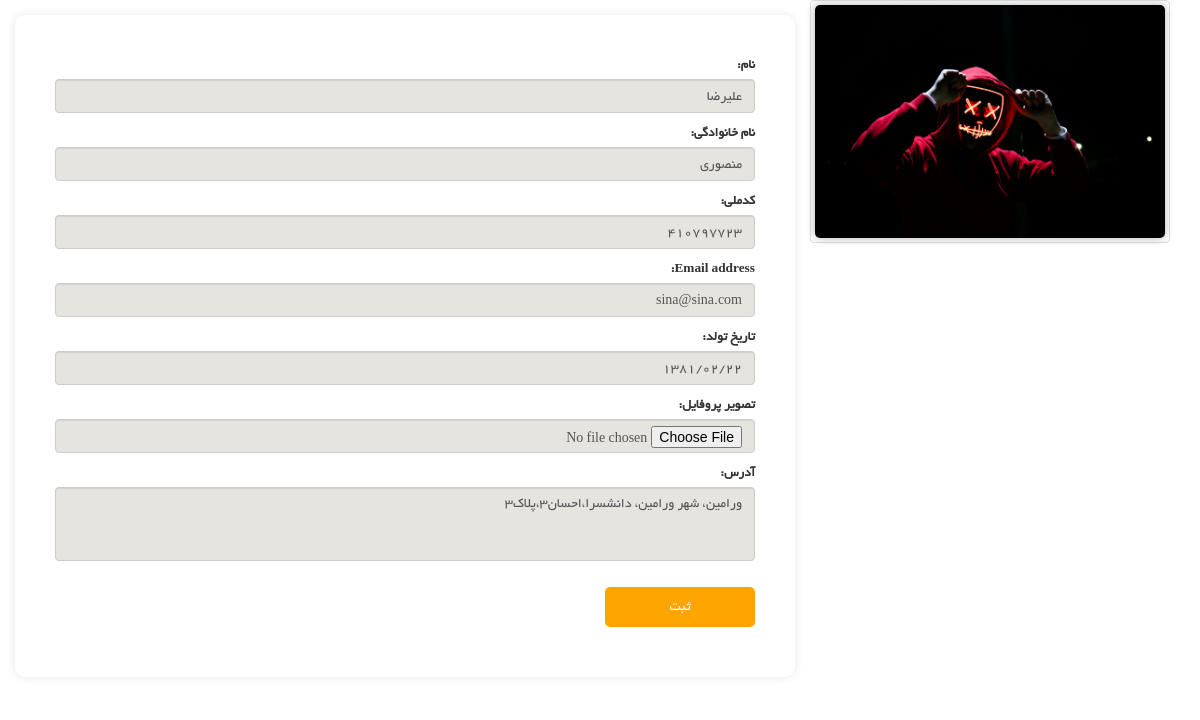
Screenshot of /dashboard/edit-profile (signed in) with the database file from the repository.
### Account/models.py (models this page shows, shortened)
class User(AbstractUser):
    first_name = models.CharField(max_length=50, blank=True, null=True, verbose_name='نام')
    last_name = models.CharField(max_length=50, blank=True, null=True, verbose_name='نام خانوادگی')
    avatar = models.ImageField(upload_to='images/profile', verbose_name='تصویر اواتار', null=True, blank=True)
    email_verified = models.CharField(max_length=100, unique=True, verbose_name='فعالسازی ایمیل', null=True, blank=True)
    id_code = models.IntegerField(verbose_name='کدملی', null=True, blank=True)
    birthday = models.CharField(max_length=10, verbose_name='تاریخ تولد', null=True, blank=True)
    address = models.TextField(null=True, blank=True, verbose_name='آدرس')
    phone = models.IntegerField(null=True, blank=True, verbose_name='شماره موبایل')
    authenticated = models.BooleanField(null=True, blank=True, verbose_name='احراز هویت شده')
    class Meta:
        verbose_name = 'کاربر'
        verbose_name_plural = 'کاربران'

### User_panel/views.py (the view, shortened to what this page needs)
# urls.py: path('edit-profile', views.EditUserInfo.as_view(), name='Edit-profile'),
@method_decorator(login_required, name='dispatch')
class EditUserInfo(View):
    def get(self, request: HttpRequest):
        current_user = User.objects.filter(id=request.user.id).first()
        edit_form = EditInfoForm(instance=current_user)
        context = {
            'form': edit_form,
            'current_user': current_user
        }
        return render(request, 'User_panel/edit-info-page.html', context)

### User_panel/forms.py
class EditInfoForm(forms.ModelForm):
    class Meta:
        model = User
        fields = ['first_name', 'last_name', 'id_code', 'email', 'birthday', 'avatar', 'address']
        widgets = {
            'first_name': forms.TextInput(attrs={
                     'class': 'form-control',
            }),
            'last_name': forms.TextInput(attrs={
                    'class': 'form-control'
            }),
            'id_code': forms.TextInput(attrs={
                'class': 'form-control'
            }),
            'birthday': forms.TextInput(attrs={
                'class': 'form-control'
            }),
            'email': forms.TextInput(attrs={
                'class': 'form-control'
            }),
            'avatar': forms.FileInput(attrs={
                'class': 'form-control'
            }),
            'address': forms.Textarea(attrs={
                'class': 'form-control',
                'rows': 3,
            }),
        }
        labels = {
            'first_name': 'نام',
            'last_name': 'نام خانوادگی',
            'avatar': 'تصویر پروفایل',
            'address': 'آدرس',
        }

### User_panel/templates/User_panel/edit-info-page.html (shortened to what this page needs)
{% extends 'layout.html' %}
{% load thumbnail %}
{% load render_partial %}
{% block content %}
    <div class="container">
    <div class="row">
        <div class="col-md-4 pull-right">
            {% thumbnail  current_user.avatar '150x100'  crop='center' quality=99 as im  %}
                    <a  class="thumbnail">
                    <img width='100%' src="{{ im.url }}" alt="">
                     </a>
                {% endthumbnail %}
        </div>
        <div class="col-md-8 edit" style="margin-top: 15px">
            <form enctype="multipart/form-data" action="{% url 'Edit-profile' %}" method="post">
                {{ form.as_p }}
                <button type="submit" class="btn btn-primary">ثبت</button>
            </form>
        </div>
    </div>
    </div>
{% endblock %}

### static/css/main.css (style rules this page uses)
body { font-family: 'BYekan'; font-size: 10pt; position: relative; font-weight: normal; direction: rtl; }
a { -webkit-transition: 300ms; -moz-transition: 300ms; -o-transition: 300ms; transition: 300ms; }
.chose_area input, select, textarea { background: #F0F0E9; border:0; color: #696763; padding: 6px; width: 100%; border-radius: 0; resize: none }
.btn.btn-primary { background:#FE980F; border: 0 none; border-radius: 0; margin-top: 16px; }
.edit { box-shadow: 0 0 10px rgba(0, 0, 0, 0.1); border-radius: 10px; padding: 40px; margin-bottom: 15px; }
.edit input { background-color: #E6E4DF; }
.edit textarea { background-color: #E6E4DF; }
.edit .btn-primary { border-radius: 5px; margin-bottom: 10px; background-color: orange; width: 150px; height: 40px; text-align: center; justify-content: center; padding: 5px; margin-left: 10px; }
img { border-radius: 5px; overflow: hidden; box-shadow: 0 0 10px rgba(0, 0, 0, 0.3); }

### rows the page displays
User: first_name "علیرضا", last_name "منصوری", id_code "410797723", email "sina@sina.com", birthday "1381/02/22", address "ورامین، شهر ورامین، دانشسرا،احسان3،پلاک3"
